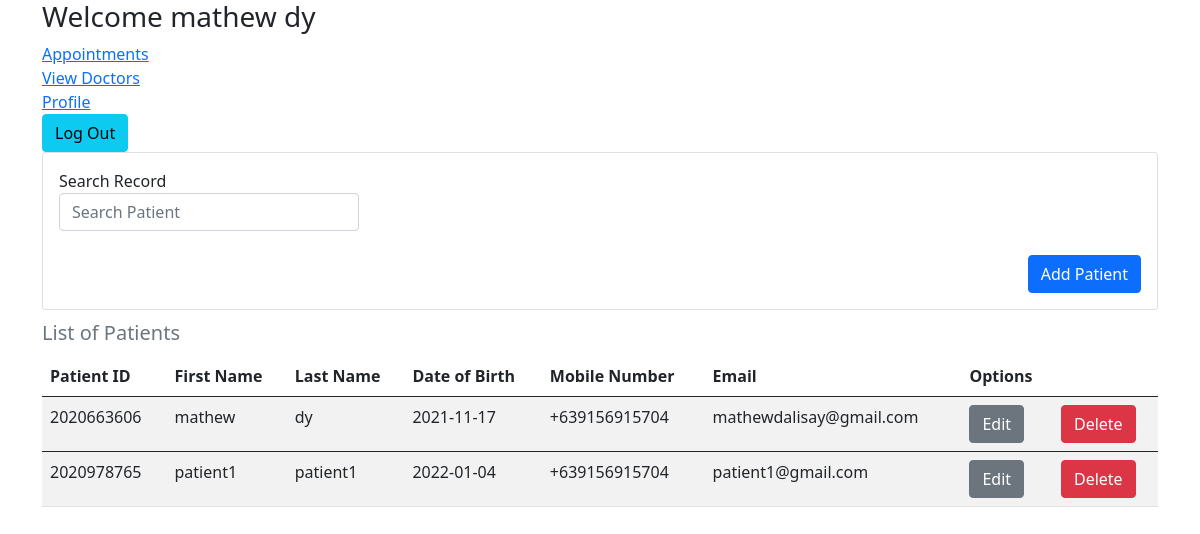
The app's page /users/home.php (signed in) with its own data.
### tables this page shows
CREATE TABLE `patients` (
  `id` int(11) NOT NULL,
  `email` varchar(50) NOT NULL,
  `password` varchar(255) NOT NULL,
  `first_name` varchar(30) NOT NULL,
  `last_name` varchar(30) NOT NULL,
  `age` int(20) NOT NULL,
  `gender` varchar(20) NOT NULL,
  `date_of_birth` date NOT NULL,
  `mobile_number` varchar(13) NOT NULL,
  `hmo` varchar(20) NOT NULL,
  `patient_id` int(50) NOT NULL,
  `v_code` varchar(255) NOT NULL,
  `email_status` int(11) NOT NULL,
  `date_time_created` datetime NOT NULL,
  `date_time_updated` datetime DEFAULT NULL,
  `remarks` varchar(20) DEFAULT NULL
);

### users/home.php (the view, shortened to what this page needs)
<?php
include('../connection.php');
$first_name = $_SESSION['first_name'];
$last_name = $_SESSION['last_name'];
if(isset($_GET['page'])){
    $page = $_GET['page'];
}else{
    $page = 1;
}
$num_per_page = 05;
$start_from = ($page-1)*05;
?>
<!DOCTYPE html>
<html lang="en">
<head>
    <link href="https://cdn.jsdelivr.net/npm/bootstrap@5.0.2/dist/css/bootstrap.min.css" rel="stylesheet">
</head>
<body>
    <div class="container">
            <h3>Welcome <?php echo $first_name . " " . $last_name ?> </h3>
            <a href="appointment.php"><i class="far fa-calendar-check"></i>Appointments</a> <br>
            <a href="view-doctors.php"><i class="fas fa-user-md"></i> View Doctors</a> <br>
            <a href="view-profile.php"><i class="fas fa-user-circle"></i>Profile</a> <br>
            <form action="logout.php" method="POST">
                <div class="col-12">
                    <input class="btn btn-info" type="submit" name="logout" value="Log Out">
                </div>
            </form>
            <div class="card">
                <div class="card-body">
                <div class="from-inline">
                    <label for="search">Search Record</label>
                    <input type="text"  id="search_patient"  class="form-control" placeholder="Search Patient" style="width: 300px;">
                </div>
                <br>
                <button type="button" class="btn btn-primary" style="float: right;" data-bs-toggle="modal" data-bs-target="#exampleModal" >
                    Add Patient
                </button>
            </div>
        </div>
    </div>
    <div class="container">
        <div class="table-responsive">
                <table class="table table-responsive table-striped table-hover caption-top" id="table_data">
                    <caption style="font-size: 20px;">List of Patients</caption>
                    <thead>
                        <tr>
                            <th scope="col">Patient ID</th>
                            <th scope="col">First Name</th>
                            <th scope="col">Last Name</th>
                            <th scope="col">Date of Birth</th>
                            <th scope="col">Mobile Number</th>
                            <th scope="col">Email</th>
                            <th scope="col">Options</th>
                            <th></th>
                        </tr>
                    </thead>
                        <?php
                            $query = "SELECT * FROM patients LIMIT $start_from , $num_per_page";
                            $run = mysqli_query($conn,$query);
                            if(mysqli_fetch_assoc($run) > 0){
                                foreach($run as $row){
                                ?>
                                <tbody>
                                    <tr>
                                        <td><?php echo $row ['patient_id']?></td>
                                        <td><?php echo $row ['first_name']?></td>
                                        <td><?php echo $row ['last_name']?></td>
                                        <td><?php echo $row ['date_of_birth']?></td>
                                        <td><?php echo $row ['mobile_number']?></td>
                                        <td><?php echo $row ['email']?></td>
                                        <td>
                                            <a href="edit-patient.php?patient_id=<?php echo $row['patient_id']?>" class="btn btn-secondary">Edit</a>
                                        </td>
                                        <td>
                                            <a href="delete-patient.php?patient_id=<?php echo $row ['patient_id']?>" class="btn btn-danger"> Delete </a>
                                        </td>
                                    </tr>
                                </tbody>
                                <?php
                                }
                            }
                        ?>
                </table>
            </div>
        </div>
</body>
</html>

### records on screen
patients: patient "2020663606", first_name "mathew", last_name "dy", date_of_birth "2021-11-17", mobile_number "+639156915704", email "mathewdalisay@gmail.com"
patients: patient "2020978765", first_name "patient1", last_name "patient1", date_of_birth "2022-01-04", mobile_number "+639156915704", email "patient1@gmail.com"
